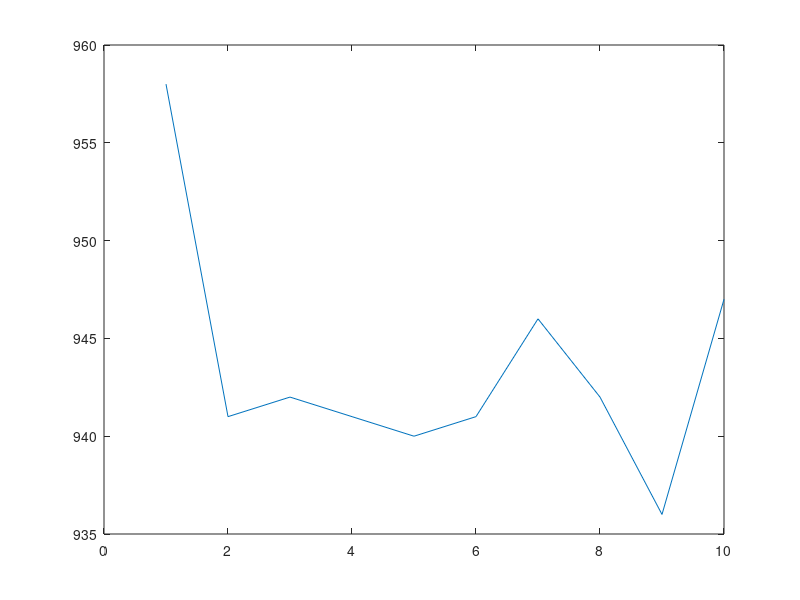

Reproduce this figure in MATLAB.
%Plot CPF
%M = readtable("ping_10ms.csv","ReadVariableNames",false);
%M = M{:,:};
%cdfplot(M)

%Plot Time
M = [958 941 942 941 940 941 946 942 936 947];
t = [1 2 3 4 5 6 7 8 9 10];
plot(t,M)

